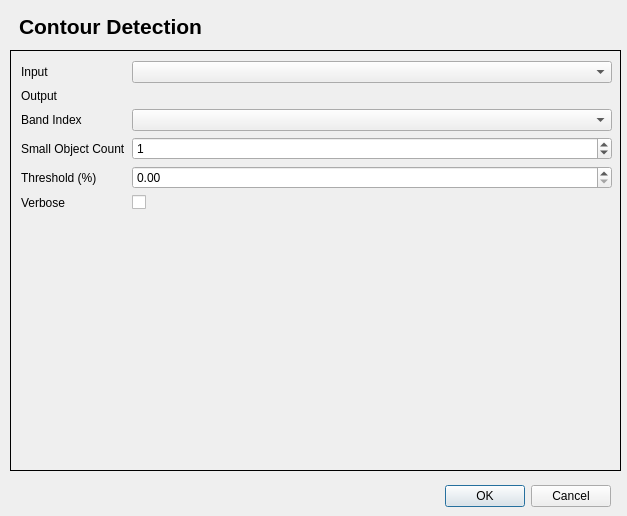
<?xml version="1.0" encoding="UTF-8"?>
<ui version="4.0">
 <class>ContourDetectionDialogBase</class>
 <widget class="QDialog" name="ContourDetectionDialogBase">
  <property name="geometry">
   <rect>
    <x>0</x>
    <y>0</y>
    <width>627</width>
    <height>516</height>
   </rect>
  </property>
  <property name="windowTitle">
   <string>Contour Detection</string>
  </property>
  <widget class="QDialogButtonBox" name="button_box">
   <property name="geometry">
    <rect>
     <x>270</x>
     <y>480</y>
     <width>341</width>
     <height>32</height>
    </rect>
   </property>
   <property name="orientation">
    <enum>Qt::Horizontal</enum>
   </property>
   <property name="standardButtons">
    <set>QDialogButtonBox::Cancel|QDialogButtonBox::Ok</set>
   </property>
  </widget>
  <widget class="QLabel" name="title_label">
   <property name="geometry">
    <rect>
     <x>10</x>
     <y>10</y>
     <width>201</width>
     <height>33</height>
    </rect>
   </property>
   <property name="text">
    <string>&lt;!DOCTYPE HTML PUBLIC &quot;-//W3C//DTD HTML 4.0//EN&quot; &quot;http://www.w3.org/TR/REC-html40/strict.dtd&quot;&gt;
&lt;html&gt;&lt;head&gt;&lt;meta name=&quot;qrichtext&quot; content=&quot;1&quot; /&gt;&lt;style type=&quot;text/css&quot;&gt;
p, li { white-space: pre-wrap; }
&lt;/style&gt;&lt;/head&gt;&lt;body style=&quot; font-family:'Sans Serif'; font-size:9pt; font-weight:400; font-style:normal;&quot;&gt;
&lt;p style=&quot; margin-top:0px; margin-bottom:0px; margin-left:0px; margin-right:0px; -qt-block-indent:0; text-indent:0px;&quot;&gt;&lt;span style=&quot; font-size:16pt; font-weight:600;&quot;&gt;Contour Detection&lt;/span&gt;&lt;/p&gt;&lt;/body&gt;&lt;/html&gt;</string>
   </property>
   <property name="alignment">
    <set>Qt::AlignCenter</set>
   </property>
  </widget>
  <widget class="QStackedWidget" name="stackedWidget">
   <property name="geometry">
    <rect>
     <x>10</x>
     <y>50</y>
     <width>611</width>
     <height>421</height>
    </rect>
   </property>
   <property name="frameShape">
    <enum>QFrame::Box</enum>
   </property>
   <widget class="QWidget" name="page">
    <widget class="QWidget" name="formLayoutWidget">
     <property name="geometry">
      <rect>
       <x>10</x>
       <y>10</y>
       <width>591</width>
       <height>211</height>
      </rect>
     </property>
     <layout class="QFormLayout" name="formLayout">
      <item row="0" column="0">
       <widget class="QLabel" name="inputLabel">
        <property name="text">
         <string>Input</string>
        </property>
       </widget>
      </item>
      <item row="0" column="1">
       <widget class="QgsMapLayerComboBox" name="inputQgsMapLayerComboBox"/>
      </item>
      <item row="1" column="0">
       <widget class="QLabel" name="outputLabel">
        <property name="text">
         <string>Output</string>
        </property>
       </widget>
      </item>
      <item row="1" column="1">
       <widget class="QgsFileWidget" name="outputQgsFileWidget">
        <property name="dialogTitle">
         <string>Select output file</string>
        </property>
        <property name="filter">
         <string>*.tif *.tiff *.gtif ;;*.img ;; *.*</string>
        </property>
        <property name="storageMode">
         <enum>QgsFileWidget::SaveFile</enum>
        </property>
       </widget>
      </item>
      <item row="2" column="0">
       <widget class="QLabel" name="bandIndexLabel">
        <property name="text">
         <string>Band Index</string>
        </property>
       </widget>
      </item>
      <item row="2" column="1">
       <widget class="QgsRasterBandComboBox" name="bandIndexQgsRasterBandComboBox"/>
      </item>
      <item row="3" column="0">
       <widget class="QLabel" name="smallObjectCountLabel">
        <property name="text">
         <string>Small Object Count</string>
        </property>
       </widget>
      </item>
      <item row="3" column="1">
       <widget class="QSpinBox" name="smallObjectCountSpinBox">
        <property name="maximum">
         <number>9999</number>
        </property>
        <property name="value">
         <number>1</number>
        </property>
       </widget>
      </item>
      <item row="4" column="0">
       <widget class="QLabel" name="thresholdLabel">
        <property name="text">
         <string>Threshold (%)</string>
        </property>
       </widget>
      </item>
      <item row="4" column="1">
       <widget class="QgsDoubleSpinBox" name="thresholdQgsDoubleSpinBox">
        <property name="minimum">
         <double>0.000000000000000</double>
        </property>
        <property name="maximum">
         <double>100.000000000000000</double>
        </property>
       </widget>
      </item>
      <item row="5" column="0">
       <widget class="QLabel" name="verboseLabel">
        <property name="text">
         <string>Verbose</string>
        </property>
       </widget>
      </item>
      <item row="5" column="1">
       <widget class="QCheckBox" name="verboseCheckBox"/>
      </item>
     </layout>
    </widget>
   </widget>
   <widget class="QWidget" name="page_2"/>
  </widget>
 </widget>
 <customwidgets>
  <customwidget>
   <class>QgsDoubleSpinBox</class>
   <extends>QDoubleSpinBox</extends>
   <header>qgsdoublespinbox.h</header>
  </customwidget>
  <customwidget>
   <class>QgsFileWidget</class>
   <extends>QWidget</extends>
   <header>qgsfilewidget.h</header>
  </customwidget>
  <customwidget>
   <class>QgsMapLayerComboBox</class>
   <extends>QComboBox</extends>
   <header>qgsmaplayercombobox.h</header>
  </customwidget>
  <customwidget>
   <class>QgsRasterBandComboBox</class>
   <extends>QComboBox</extends>
   <header>qgsrasterbandcombobox.h</header>
  </customwidget>
 </customwidgets>
 <resources/>
 <connections>
  <connection>
   <sender>button_box</sender>
   <signal>accepted()</signal>
   <receiver>ContourDetectionDialogBase</receiver>
   <slot>accept()</slot>
   <hints>
    <hint type="sourcelabel">
     <x>20</x>
     <y>20</y>
    </hint>
    <hint type="destinationlabel">
     <x>20</x>
     <y>20</y>
    </hint>
   </hints>
  </connection>
  <connection>
   <sender>button_box</sender>
   <signal>rejected()</signal>
   <receiver>ContourDetectionDialogBase</receiver>
   <slot>reject()</slot>
   <hints>
    <hint type="sourcelabel">
     <x>20</x>
     <y>20</y>
    </hint>
    <hint type="destinationlabel">
     <x>20</x>
     <y>20</y>
    </hint>
   </hints>
  </connection>
 </connections>
</ui>
